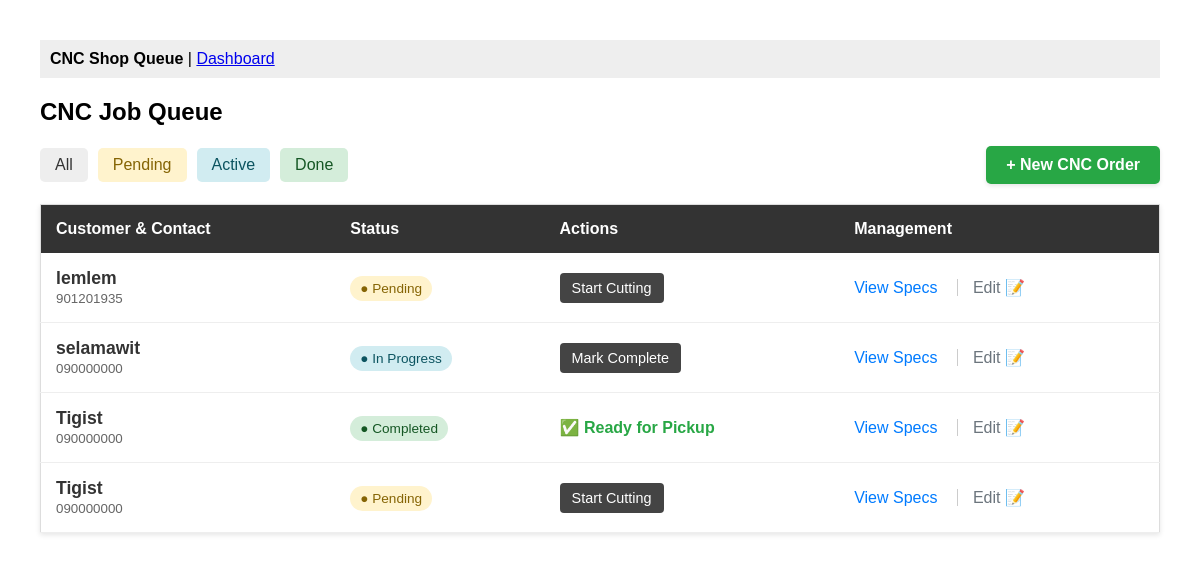
Page /dashboard/ (signed in) on the earlier database version.
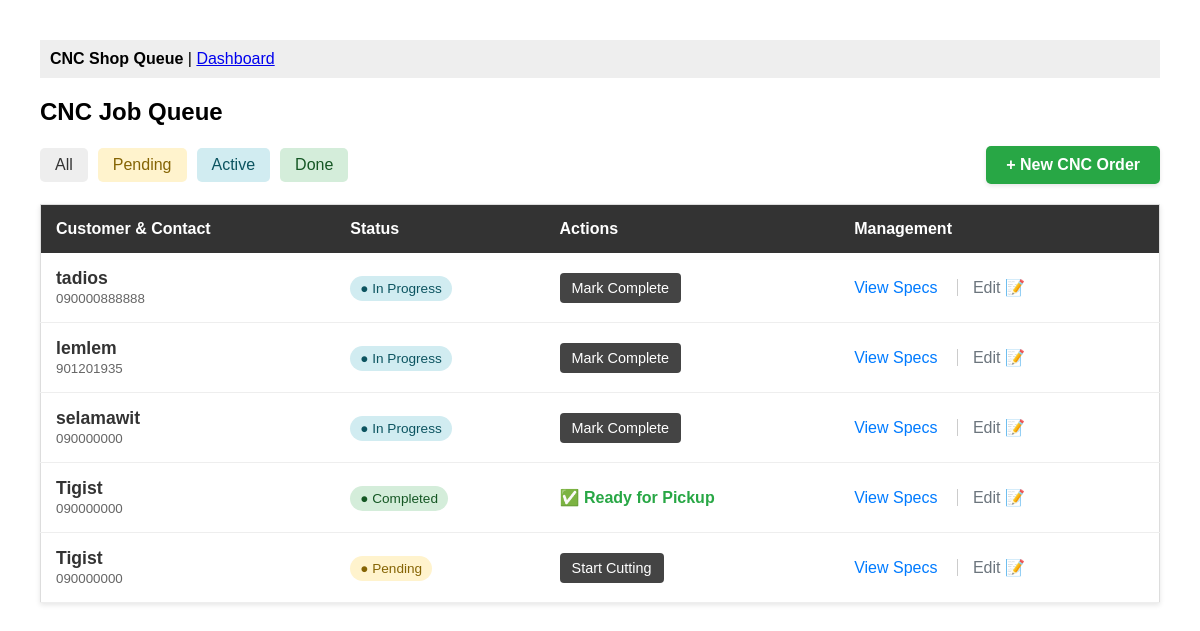
Same page on the later database version.
### orders/models.py (models this page shows, shortened)
class Order(models.Model):
    STATUS_CHOICES = [
        ('Pending', 'Pending'),
        ('In Progress', 'In Progress'),
        ('Completed', 'Completed'),
        ('Delivered', 'Delivered'),
    ]
    user = models.ForeignKey(User, on_delete=models.CASCADE, related_name='orders')
    customer_name = models.CharField(max_length=255)
    customer_phone = models.CharField(max_length=20)
    total_price = models.DecimalField(max_digits=10, decimal_places=2, default=0.00)
    paid_balance = models.DecimalField(max_digits=10, decimal_places=2, default=0.00)
    delivery_date = models.DateField()
    status = models.CharField(max_length=20, choices=STATUS_CHOICES, default='Pending')
    logo_reference = models.CharField(max_length=255, blank=True, null=True, help_text="Text or image path for CNC")
    comment = models.TextField(blank=True, null=True)
    created_at = models.DateTimeField(auto_now_add=True)

### orders/views.py (the view)
# urls.py: path('dashboard/', DashboardView.as_view(), name='dashboard'),
class DashboardView(LoginRequiredMixin, ListView):
    model = Order
    template_name = 'orders/dashboard.html'
    context_object_name = 'orders'
    def get_queryset(self):
        queryset = Order.objects.all().order_by('-created_at')
        status_filter = self.request.GET.get('status')
        if status_filter:
            queryset = queryset.filter(status=status_filter)
        return queryset

### orders/templates/orders/dashboard.html (shortened to what the changed rows need)
{% extends 'base.html' %}
{% block content %}
    <h2 style="margin-bottom: 20px;">CNC Job Queue</h2>
    <table style="width:100%;
                  border-collapse: collapse;
                  background: white;
                  border: 1px solid #ddd;
                  box-shadow: 0 2px 5px rgba(0,0,0,0.1)">
        <thead>
            <tr style="background-color: #333; color: white; text-align: left;">
                <th style="padding: 15px;">Customer & Contact</th>
                <th style="padding: 15px;">Status</th>
                <th style="padding: 15px;">Actions</th>
                <th style="padding: 15px;">Management</th>
            </tr>
        </thead>
        <tbody>
            {% for order in orders %}
                <tr style="border-bottom: 1px solid #eee;">
                    <td style="padding: 15px;">
                        <strong style="font-size: 1.1em; color: #333;">{{ order.customer_name }}</strong>
                        <br>
                        <small style="color: #666;">{{ order.customer_phone|default:"No phone provided" }}</small>
                    </td>
                    <td style="padding: 15px;">
                        <span style="padding: 5px 10px;
                                     border-radius: 20px;
                                     font-size: 0.85em;
                                     background: {% if order.status == 'Pending' %}#fff3cd;
                                     color: #856404;
                                     {% elif order.status == 'In Progress' %}#d1ecf1;
                                     color: #0c5460;
                                     {% else %}#d4edda;
                                     color: #155724;
                                     {% endif %}">● {{ order.status }}</span>
                    </td>
                    <td style="padding: 15px;">
                        {% if order.status != 'Completed' %}
                            <form action="{% url 'update-status' order.id %}"
                                  method="POST"
                                  style="display:inline">
                                <button type="submit"
                                        style="background: #444;
                                               color: white;
                                               border: none;
                                               padding: 7px 12px;
                                               cursor: pointer;
                                               border-radius: 4px;
                                               font-size: 0.9em">
                                    {% if order.status == 'Pending' %}
                                        Start Cutting
                                    {% else %}
                                        Mark Complete
                                    {% endif %}
                                </button>
                            </form>
                        {% else %}
                            <span style="color: #28a745; font-weight: bold;">✅ Ready for Pickup</span>
                        {% endif %}
                    </td>
                    <td style="padding: 15px;">
                        <a href="{% url 'order-detail' order.id %}"
                           style="margin-right: 15px;
                                  color: #007bff;
                                  text-decoration: none">View Specs</a>
                        <a href="/admin/orders/order/{{ order.id }}/change/"
                           style="color: #6c757d;
                                  text-decoration: none;
                                  border-left: 1px solid #ccc;
                                  padding-left: 15px">Edit 📝</a>
                    </td>
                </tr>
            {% empty %}
                <tr>
                    <td colspan="4" style="padding: 20px; text-align: center; color: #999;">The queue is currently empty.</td>
                </tr>
            {% endfor %}
        </tbody>
    </table>
{% endblock content %}

Differences in the rows shown:
added Order: customer_name "tadios", customer_phone "090000888888", status "In Progress", shows "Mark Complete"
changed Order "lemlem": status "Pending" → "In Progress"; status "Start Cutting" → "Mark Complete"
